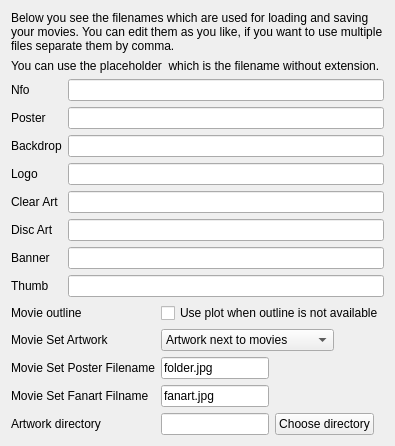
      <widget class="QWidget" name="page_2">
       <layout class="QVBoxLayout" name="verticalLayout_6" stretch="0,0,1,0">
        <item>
         <widget class="QLabel" name="label_44">
          <property name="text">
           <string>Below you see the filenames which are used for loading and saving your movies. You can edit them as you like, if you want to use multiple files separate them by comma.</string>
          </property>
          <property name="wordWrap">
           <bool>true</bool>
          </property>
         </widget>
        </item>
        <item>
         <widget class="QLabel" name="label_45">
          <property name="text">
           <string>You can use the placeholder &lt;baseFileName&gt; which is the filename without extension.</string>
          </property>
          <property name="wordWrap">
           <bool>true</bool>
          </property>
         </widget>
        </item>
        <item>
         <layout class="QFormLayout" name="formLayout_5">
          <property name="fieldGrowthPolicy">
           <enum>QFormLayout::ExpandingFieldsGrow</enum>
          </property>
          <item row="0" column="0">
           <widget class="QLabel" name="label_15">
            <property name="text">
             <string>Nfo</string>
            </property>
           </widget>
          </item>
          <item row="1" column="0">
           <widget class="QLabel" name="label_16">
            <property name="text">
             <string>Poster</string>
            </property>
           </widget>
          </item>
          <item row="2" column="0">
           <widget class="QLabel" name="label_17">
            <property name="text">
             <string>Backdrop</string>
            </property>
           </widget>
          </item>
          <item row="3" column="0">
           <widget class="QLabel" name="label_19">
            <property name="text">
             <string>Logo</string>
            </property>
           </widget>
          </item>
          <item row="4" column="0">
           <widget class="QLabel" name="label_20">
            <property name="text">
             <string>Clear Art</string>
            </property>
           </widget>
          </item>
          <item row="5" column="0">
           <widget class="QLabel" name="label_21">
            <property name="text">
             <string>Disc Art</string>
            </property>
           </widget>
          </item>
          <item row="0" column="1">
           <widget class="QLineEdit" name="movieNfo">
            <property name="maximumSize">
             <size>
              <width>400</width>
              <height>16777215</height>
             </size>
            </property>
           </widget>
          </item>
          <item row="1" column="1">
           <widget class="QLineEdit" name="moviePoster">
            <property name="maximumSize">
             <size>
              <width>400</width>
              <height>16777215</height>
             </size>
            </property>
           </widget>
          </item>
          <item row="2" column="1">
           <widget class="QLineEdit" name="movieBackdrop">
            <property name="maximumSize">
             <size>
              <width>400</width>
              <height>16777215</height>
             </size>
            </property>
           </widget>
          </item>
          <item row="3" column="1">
           <widget class="QLineEdit" name="movieLogo">
            <property name="maximumSize">
             <size>
              <width>400</width>
              <height>16777215</height>
             </size>
            </property>
           </widget>
          </item>
          <item row="4" column="1">
           <widget class="QLineEdit" name="movieClearArt">
            <property name="maximumSize">
             <size>
              <width>400</width>
              <height>16777215</height>
             </size>
            </property>
           </widget>
          </item>
          <item row="5" column="1">
           <widget class="QLineEdit" name="movieCdArt">
            <property name="maximumSize">
             <size>
              <width>400</width>
              <height>16777215</height>
             </size>
            </property>
           </widget>
          </item>
          <item row="6" column="0">
           <widget class="QLabel" name="label">
            <property name="text">
             <string>Banner</string>
            </property>
           </widget>
          </item>
          <item row="7" column="0">
           <widget class="QLabel" name="label_50">
            <property name="text">
             <string>Thumb</string>
            </property>
           </widget>
          </item>
          <item row="6" column="1">
           <widget class="QLineEdit" name="movieBanner">
            <property name="maximumSize">
             <size>
              <width>400</width>
              <height>16777215</height>
             </size>
            </property>
           </widget>
          </item>
          <item row="7" column="1">
           <widget class="QLineEdit" name="movieThumb">
            <property name="maximumSize">
             <size>
              <width>400</width>
              <height>16777215</height>
             </size>
            </property>
           </widget>
          </item>
         </layout>
        </item>
        <item>
         <layout class="QFormLayout" name="formLayout_4">
          <property name="fieldGrowthPolicy">
           <enum>QFormLayout::FieldsStayAtSizeHint</enum>
          </property>
          <item row="0" column="0">
           <widget class="QLabel" name="label_12">
            <property name="text">
             <string>Movie outline</string>
            </property>
           </widget>
          </item>
          <item row="0" column="1">
           <widget class="QCheckBox" name="usePlotForOutline">
            <property name="text">
             <string>Use plot when outline is not available</string>
            </property>
           </widget>
          </item>
          <item row="1" column="0">
           <widget class="QLabel" name="label_11">
            <property name="text">
             <string>Movie Set Artwork</string>
            </property>
           </widget>
          </item>
          <item row="1" column="1">
           <widget class="QComboBox" name="comboMovieSetArtwork">
            <item>
             <property name="text">
              <string>Artwork next to movies</string>
             </property>
            </item>
            <item>
             <property name="text">
              <string>Separate artwork directory</string>
             </property>
            </item>
           </widget>
          </item>
          <item row="2" column="0">
           <widget class="QLabel" name="label_13">
            <property name="text">
             <string>Movie Set Poster Filename</string>
            </property>
           </widget>
          </item>
          <item row="2" column="1">
           <widget class="QLineEdit" name="movieSetPosterFileName">
            <property name="text">
             <string>folder.jpg</string>
            </property>
            <property name="placeholderText">
             <string>folder.jpg</string>
            </property>
           </widget>
          </item>
          <item row="3" column="0">
           <widget class="QLabel" name="label_14">
            <property name="text">
             <string>Movie Set Fanart Filname</string>
            </property>
           </widget>
          </item>
          <item row="3" column="1">
           <widget class="QLineEdit" name="movieSetFanartFileName">
            <property name="text">
             <string>fanart.jpg</string>
            </property>
            <property name="placeholderText">
             <string>fanart.jpg</string>
            </property>
           </widget>
          </item>
          <item row="4" column="0">
           <widget class="QLabel" name="labelMovieSetArtworkDir">
            <property name="text">
             <string>Artwork directory</string>
            </property>
           </widget>
          </item>
          <item row="4" column="1">
           <layout class="QHBoxLayout" name="horizontalLayout_2">
            <item>
             <widget class="QLineEdit" name="movieSetArtworkDir"/>
            </item>
            <item>
             <widget class="QPushButton" name="btnMovieSetArtworkDir">
              <property name="text">
               <string>Choose directory</string>
              </property>
             </widget>
            </item>
           </layout>
          </item>
         </layout>
        </item>
       </layout>
      </widget>
